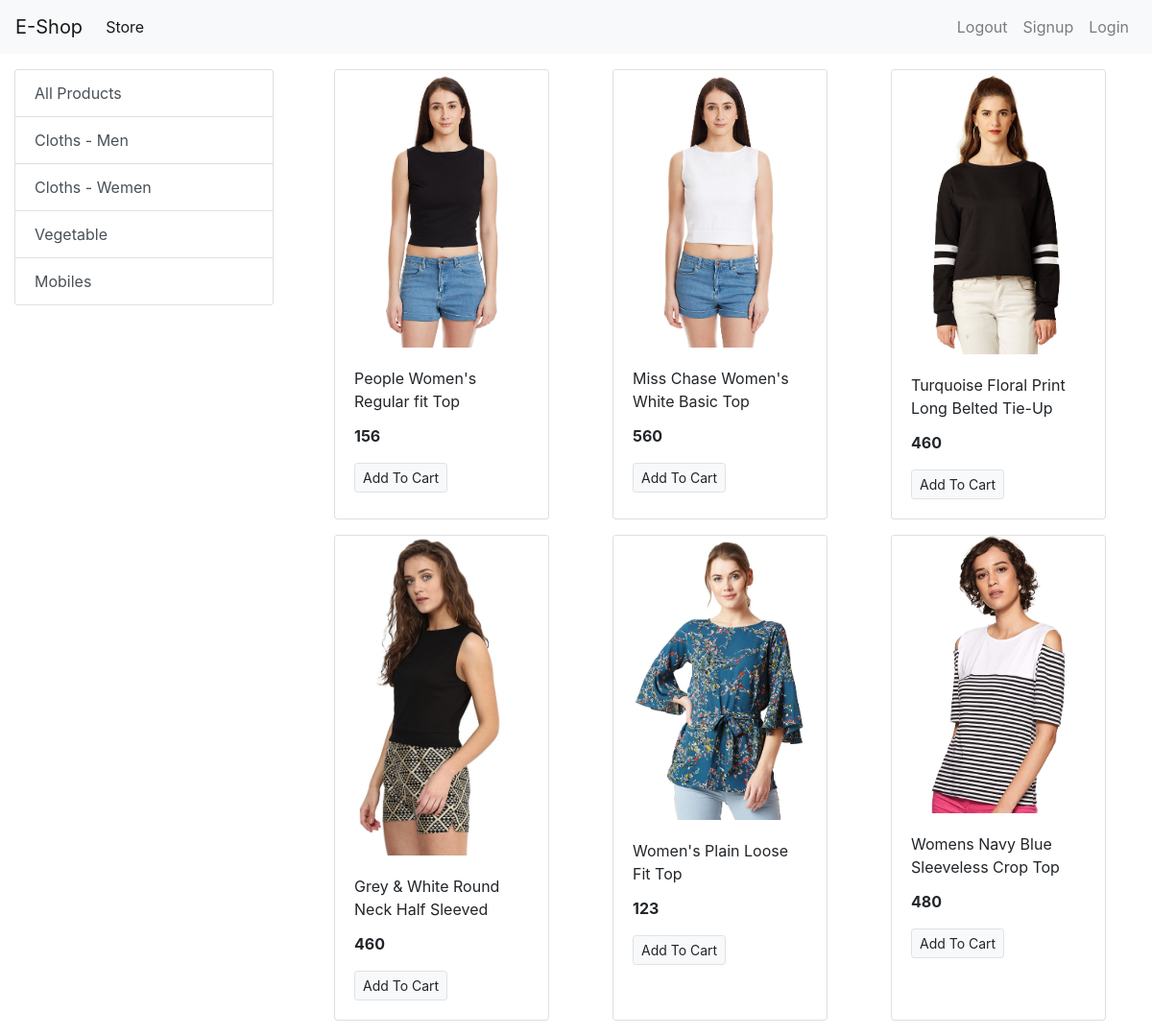
The app's page /?category=2 with its own data.
### store/models/category.py (models this page shows, shortened)
class Category(models.Model):
    name = models.CharField(max_length=20)
    @staticmethod
    def get_all_categories():
        return Category.objects.all()

### store/models/product.py (models this page shows, shortened)
class Product(models.Model):
    name = models.CharField(max_length=50)
    price = models.IntegerField(default=0)
    category = models.ForeignKey(Category, on_delete=models.CASCADE, default=1)
    description = models.CharField(max_length=200, default='' , null=True , blank=True)
    image = models.ImageField(upload_to='uploads/products/')
    @staticmethod
    def get_all_products_by_categoryid(category_id):
        if category_id:
            return Product.objects.filter(category = category_id)
        else:
            return Product.get_all_products();

### store/views/home.py (the view)
# urls.py: path('', home.index, name='homepage'),
def index(request):
    products = None
    categories = Category.get_all_categories()
    categoryID = request.GET.get('category')
    if categoryID:
        products = Product.get_all_products_by_categoryid(categoryID)
    else:
        products = Product.get_all_products()
    data = {}
    data['products'] = products
    data['categories'] = categories
    return render(request, 'index.html', data)

### store/templates/index.html
{% extends 'base.html' %}
{% block content %}
<div class="container-fluid mt-3">
  <div class="row">
    <div class="col-lg-3 mx-auto">
      <div class="list-group">
        <a href="/" class="list-group-item list-group-item-action">All Products</a>
        {% for category in categories %}
        <a href="/?category={{category.id}}" class="list-group-item list-group-item-action">{{category.name}}</a>
        {% endfor %}
      </div>
    </div>
    <div id='products' class="col-lg-9 mx-auto">
      <div class="row mx-auto">
        {% for product in products %}
        <div class="card mx-auto mb-3" style="width: 14rem;">
          <img class="card-img-top" src="{{product.image.url}}" alt="Card image cap">
          <div class="card-body">
            <p class="card-title">{{product.name}}</p>
            <p class="card-text"><b>{{product.price}}</b></p>
            <a href="#" class="btn btn-light border btn-sm">Add To Cart</a>
          </div>
        </div>
        {% endfor %}
      </div>
    </div>
  </div>
</div>
{% endblock %}

### records on screen
Category: name "Cloths - Men"
Category: name "Cloths - Wemen"
Category: name "Vegetable"
Category: name "Mobiles"
Product: image (picture), name "People Women's Regular fit Top", price "156"
Product: image (picture), name "Miss Chase Women's White Basic Top", price "560"
Product: image (picture), name "Turquoise Floral Print Long Belted Tie-Up", price "460"
Product: image (picture), name "Grey & White Round Neck Half Sleeved", price "460"
Product: image (picture), name "Women's Plain Loose Fit Top", price "123"
Product: image (picture), name "Womens Navy Blue Sleeveless Crop Top", price "480"
